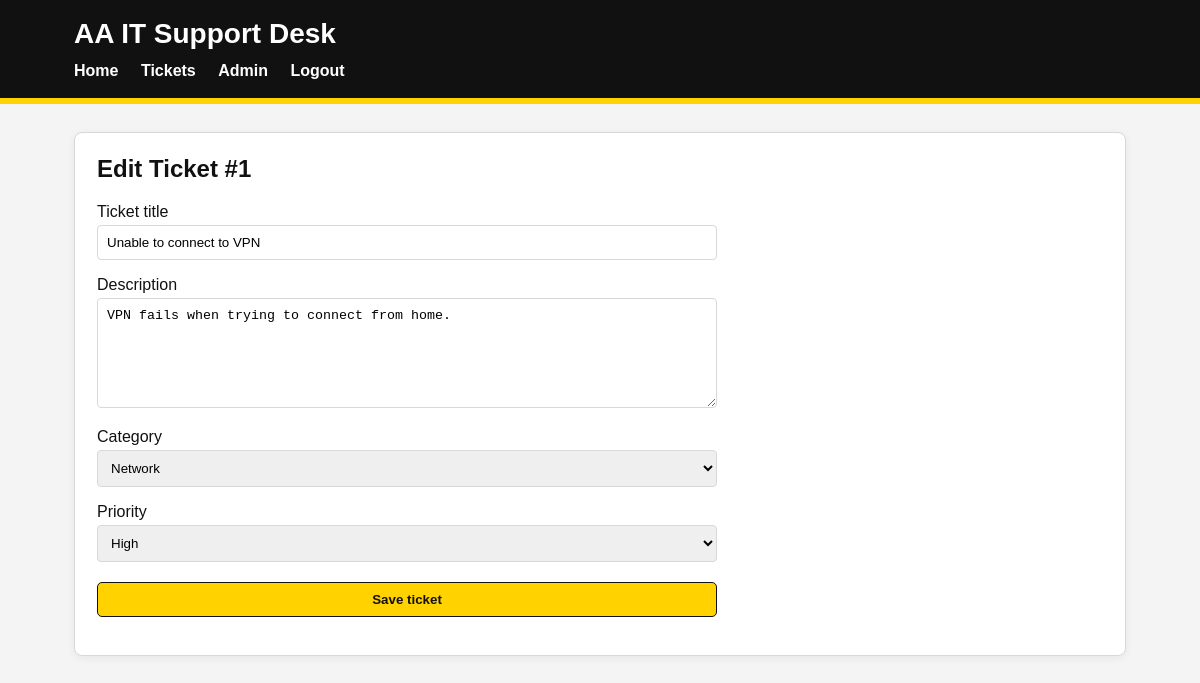
Screenshot of /tickets/1/edit (signed in) with the database file from the repository.
### app/models.py (models this page shows)
class Ticket(db.Model):
    __tablename__ = "tickets"
    id = db.Column(db.Integer, primary_key=True)
    title = db.Column(db.String(120), nullable=False)
    description = db.Column(db.Text, nullable=False)
    priority = db.Column(db.String(20), nullable=False, default="Medium")
    status = db.Column(db.String(20), nullable=False, default="Open")
    created_at = db.Column(db.DateTime, default=datetime.utcnow)
    updated_at = db.Column(
        db.DateTime,
        default=datetime.utcnow,
        onupdate=datetime.utcnow
    )
    user_id = db.Column(db.Integer, db.ForeignKey("users.id"), nullable=False)
    category_id = db.Column(
        db.Integer,
        db.ForeignKey("categories.id"),
        nullable=False
    )
    created_by = db.relationship("User", back_populates="tickets")
    category = db.relationship("Category", back_populates="tickets")
    comments = db.relationship(
        "Comment",
        back_populates="ticket",
        cascade="all, delete-orphan",
        lazy=True
    )

### app/ticket_routes.py (the view, shortened to what this page needs)
@tickets.route("/<int:ticket_id>/edit", methods=["GET", "POST"])
@login_required
def edit_ticket(ticket_id):
    ticket = Ticket.query.get_or_404(ticket_id)
    user = get_current_user()
    if not user.is_admin() and ticket.status in ["Resolved", "Closed"]:
        flash("Resolved or closed tickets cannot be edited by regular users.", "error")
        return redirect(url_for("tickets.view_ticket", ticket_id=ticket.id))
    form = TicketForm(obj=ticket)
    load_category_choices(form)
    return render_template("tickets/edit.html", form=form, ticket=ticket)

### app/forms.py
class TicketForm(FlaskForm):
    title = StringField(
        "Ticket title",
        validators=[
            DataRequired(message="Ticket title is required."),
            Length(min=5, max=120)
        ]
    )
    description = TextAreaField(
        "Description",
        validators=[
            DataRequired(message="Description is required."),
            Length(min=10, max=1000)
        ]
    )
    priority = SelectField(
        "Priority",
        choices=[
            ("Low", "Low"),
            ("Medium", "Medium"),
            ("High", "High")
        ],
        validators=[DataRequired(message="Priority is required.")]
    )
    category_id = SelectField(
        "Category",
        coerce=int,
        validators=[DataRequired(message="Category is required.")]
    )
    submit = SubmitField("Save ticket")

### app/models.py (called while the page is built)
    def is_admin(self):
        return self.role == "admin"

### app/security.py (called while the page is built)
def get_current_user():
    user_id = session.get("user_id")
    if not user_id:
        return None
    return User.query.get(user_id)

def login_required(view):
    @wraps(view)
    def wrapped_view(**kwargs):
        if "user_id" not in session:
            flash("Please log in to access this page.", "error")
            return redirect(url_for("auth.login"))
        return view(**kwargs)
    return wrapped_view

def ticket_owner_or_admin_required(ticket):
    user = get_current_user()
    if not user:
        return False
    if user.is_admin():
        return True
    return ticket.user_id == user.id

### app/ticket_routes.py (called while the page is built)
def load_category_choices(form):
    categories = Category.query.order_by(Category.name).all()
    form.category_id.choices = [(category.id, category.name) for category in categories]

### app/templates/tickets/edit.html (shortened to what this page needs)
{% extends "base.html" %}
{% block content %}
<h2>Edit Ticket #{{ ticket.id }}</h2>
<form method="post">
    <p>
        {{ form.title.label }}<br>
        {{ form.title(size=60) }}<br>
    </p>
    <p>
        {{ form.description.label }}<br>
        {{ form.description(rows=6, cols=60) }}<br>
    </p>
    <p>
        {{ form.category_id.label }}<br>
        {{ form.category_id() }}<br>
    </p>
    <p>
        {{ form.priority.label }}<br>
        {{ form.priority() }}<br>
    </p>
    <p>{{ form.submit() }}</p>
</form>
{% endblock %}

### app/static/style.css (style rules this page uses)
:root { --aa-yellow: #ffd200; --aa-dark: #111111; --aa-grey: #f4f4f4; --aa-border: #d8d8d8; --aa-white: #ffffff; }
* { box-sizing: border-box; }
body { margin: 0; font-family: Arial, Helvetica, sans-serif; background: var(--aa-grey); color: var(--aa-dark); }
h2, h3 { margin-top: 0; }
.button, button, input[type="submit"] { background: var(--aa-yellow); color: var(--aa-dark); border: 1px solid var(--aa-dark); border-radius: 5px; padding: 9px 14px; font-weight: bold; cursor: pointer; }
input, textarea, select { width: 100%; max-width: 620px; padding: 9px; border: 1px solid var(--aa-border); border-radius: 4px; margin-top: 4px; }

### rows the page displays
Ticket: id "1", title "Unable to connect to VPN", description "VPN fails when trying to connect from home.", category_id "Network", priority "High"
